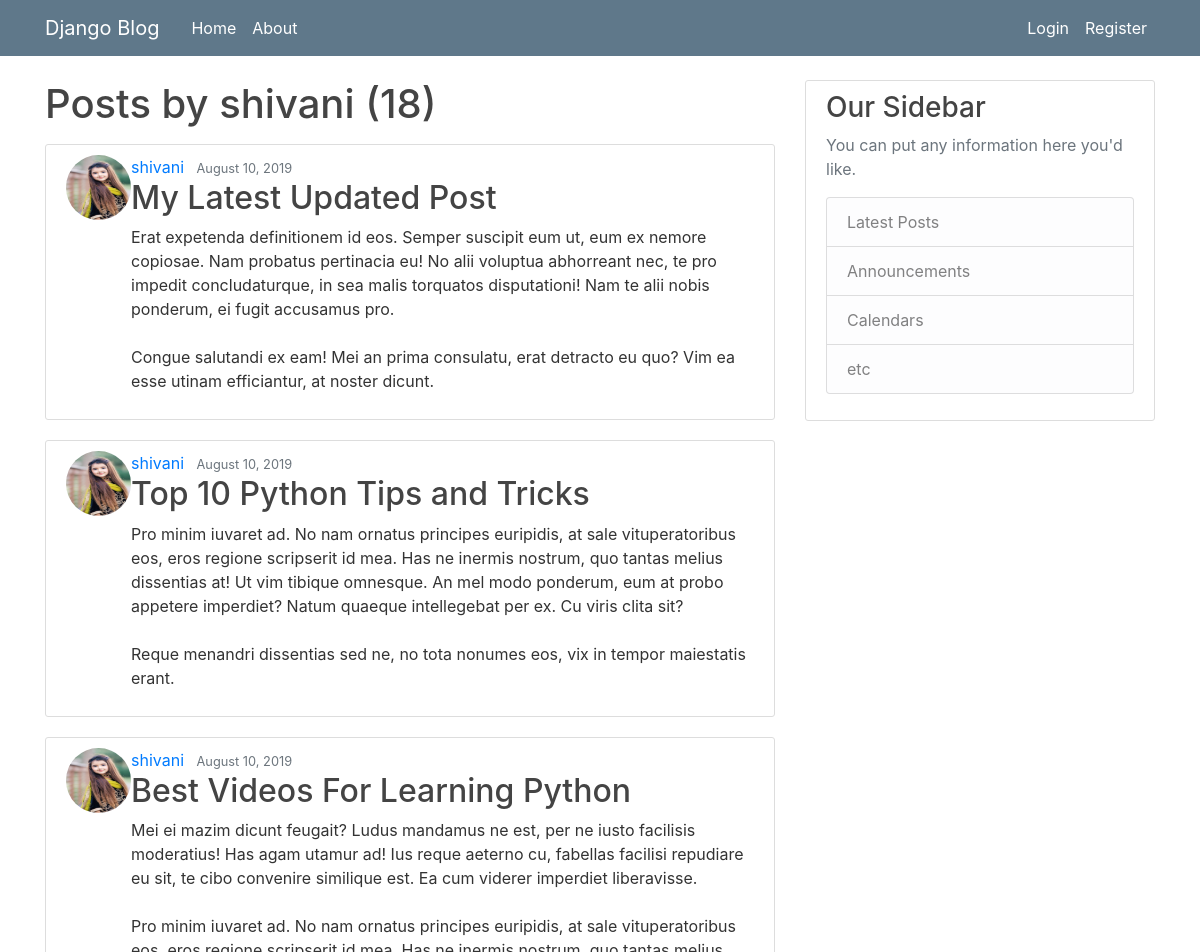
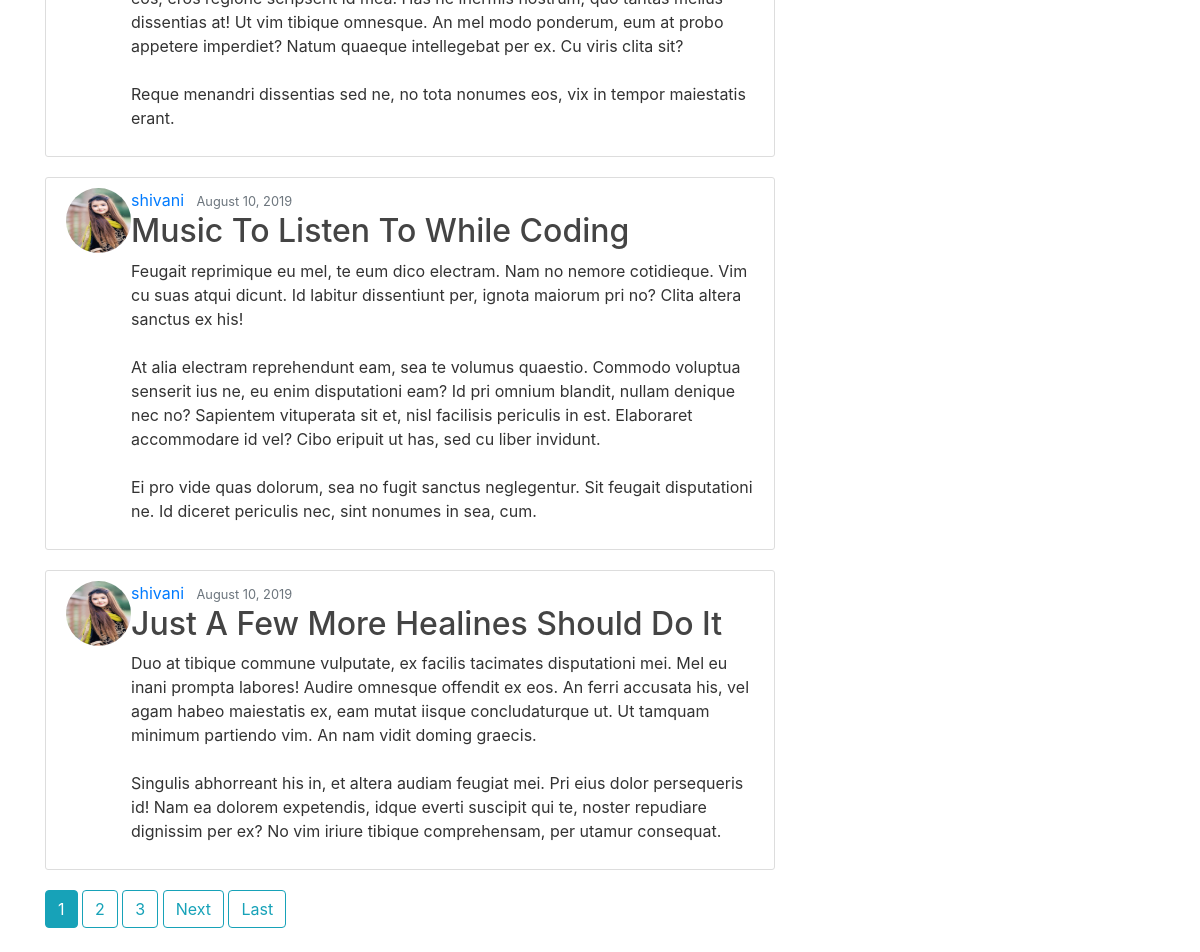
Screenshot of /user/shivani with the database file from the repository (2 pictures, top to bottom).
### blog/models.py (models this page shows, shortened)
class Post(models.Model):
    title = models.CharField(max_length=100)
    content = models.TextField()
    date_posted = models.DateTimeField(default=timezone.now)
    author = models.ForeignKey(User, on_delete=models.CASCADE)

### users/models.py (models this page shows, shortened)
class Profile(models.Model):
    user = models.OneToOneField(User, on_delete=models.CASCADE)
    image = models.ImageField(default='default.jpg', upload_to='profile_pics')

### blog/views.py (the view)
# urls.py: path('user/<str:username>', UserPostListView.as_view(), name='user-posts'),
class UserPostListView(ListView):
    model = Post
    template_name = 'blog/user_posts.html'  # <app>/<model>_<viewtype>.html
    context_object_name = 'posts'
    paginate_by = 5
    def get_queryset(self):
        user = get_object_or_404(User, username=self.kwargs.get('username'))
        return Post.objects.filter(author=user).order_by('-date_posted')

### blog/templates/blog/user_posts.html (shortened to what this page needs)
{% extends "blog/base.html" %}
{% block content %}
    <h1 class="mb-3">Posts by {{ view.kwargs.username }} ({{ page_obj.paginator.count }})</h1>
    {% for post in posts %}
        <article class="media content-section">
          <img class="rounded-circle article-img" src="{{ post.author.profile.image.url }}">
          <div class="media-body">
            <div class="article-metadata">
              <a class="mr-2" href="{% url 'user-posts' post.author.username %}">{{ post.author }}</a>
              <small class="text-muted">{{ post.date_posted|date:"F d, Y" }}</small>
            </div>
            <h2><a class="article-title" href="{% url 'post-detail' post.id %}">{{ post.title }}</a></h2>
            <p class="article-content">{{ post.content }}</p>
          </div>
        </article>
    {% endfor %}
    {% if is_paginated %}
      {% for num in page_obj.paginator.page_range %}
        {% if page_obj.number == num %}
          <a class="btn btn-info mb-4" href="?page={{ num }}">{{ num }}</a>
        {% elif num > page_obj.number|add:'-3' and num < page_obj.number|add:'3' %}
          <a class="btn btn-outline-info mb-4" href="?page={{ num }}">{{ num }}</a>
        {% endif %}
      {% endfor %}
      {% if page_obj.has_next %}
        <a class="btn btn-outline-info mb-4" href="?page={{ page_obj.next_page_number }}">Next</a>
        <a class="btn btn-outline-info mb-4" href="?page={{ page_obj.paginator.num_pages }}">Last</a>
      {% endif %}
    {% endif %}
{% endblock content %}

### blog/static/blog/main.css (style rules this page uses)
body { backgroud: #fafafa; color: #333333; margin-top: 5rem; }
h1, h2, h3, h4, h5, h6 { color: #444444; }
.content-section { background: #ffffff; padding: 10px 20px; border: 1px solid #dddddd; border-radius: 3px; margin-bottom: 20px; }
.article-title { color: #444444; }
.article-content { white-space: pre-line; }
.article-img { height: 65px; width: 65px; border-botom: 1px solid #e3e3e3 }

### rows the page displays
Post: author.profile.image (picture), author "shivani", date_posted "August 10, 2019", title "My Latest Updated Post", content "Erat expetenda definitionem id eos. Semper suscipit eum ut, eum ex nemore copiosae. Nam probatus pertinacia eu! No alii voluptua abhorreant nec, te pro impedit concludaturque, in sea malis torquatos disputationi! Nam te alii nobis ponderum, ei fugit accusamus pro. Congue salutandi ex eam! Mei an prima consulatu, erat detracto eu quo? Vim ea esse utinam efficiantur, at noster dicunt."
Post: author.profile.image (picture), author "shivani", date_posted "August 10, 2019", title "Top 10 Python Tips and Tricks", content "Pro minim iuvaret ad. No nam ornatus principes euripidis, at sale vituperatoribus eos, eros regione scripserit id mea. Has ne inermis nostrum, quo tantas melius dissentias at! Ut vim tibique omnesque. An mel modo ponderum, eum at probo appetere imperdiet? Natum quaeque intellegebat per ex. Cu viris clita sit? Reque menandri dissentias sed ne, no tota nonumes eos, vix in tempor maiestatis erant."
Post: author.profile.image (picture), author "shivani", date_posted "August 10, 2019", title "Best Videos For Learning Python", content "Mei ei mazim dicunt feugait? Ludus mandamus ne est, per ne iusto facilisis moderatius! Has agam utamur ad! Ius reque aeterno cu, fabellas facilisi repudiare eu sit, te cibo convenire similique est. Ea cum viderer imperdiet liberavisse. Pro minim iuvaret ad. No nam ornatus principes euripidis, at sale vituperatoribus eos, eros regione scripserit id mea. Has ne inermis nostrum, quo tantas melius dissentias at! Ut vim tibique omnesque. An mel modo ponderum, eum at probo appetere imperdiet? Natum quaeque intellegebat per ex. Cu viris clita sit? Reque menandri dissentias sed ne, no tota nonumes eos, vix in tempor maiestatis erant."
Post: author.profile.image (picture), author "shivani", date_posted "August 10, 2019", title "Music To Listen To While Coding", content "Feugait reprimique eu mel, te eum dico electram. Nam no nemore cotidieque. Vim cu suas atqui dicunt. Id labitur dissentiunt per, ignota maiorum pri no? Clita altera sanctus ex his! At alia electram reprehendunt eam, sea te volumus quaestio. Commodo voluptua senserit ius ne, eu enim disputationi eam? Id pri omnium blandit, nullam denique nec no? Sapientem vituperata sit et, nisl facilisis periculis in est. Elaboraret accommodare id vel? Cibo eripuit ut has, sed cu liber invidunt. Ei pro vide quas dolorum, sea no fugit sanctus neglegentur. Sit feugait disputationi ne. Id diceret periculis nec, sint nonumes in sea, cum."
Post: author.profile.image (picture), author "shivani", date_posted "August 10, 2019", title "Just A Few More Healines Should Do It", content "Duo at tibique commune vulputate, ex facilis tacimates disputationi mei. Mel eu inani prompta labores! Audire omnesque offendit ex eos. An ferri accusata his, vel agam habeo maiestatis ex, eam mutat iisque concludaturque ut. Ut tamquam minimum partiendo vim. An nam vidit doming graecis. Singulis abhorreant his in, et altera audiam feugiat mei. Pri eius dolor persequeris id! Nam ea dolorem expetendis, idque everti suscipit qui te, noster repudiare dignissim per ex? No vim iriure tibique comprehensam, per utamur consequat."

### other values shown
{{ view.kwargs.username }} "shivani"
{{ page_obj.paginator.count }} "18"
{{ num }} "1"
{{ num }} "2" "3"
